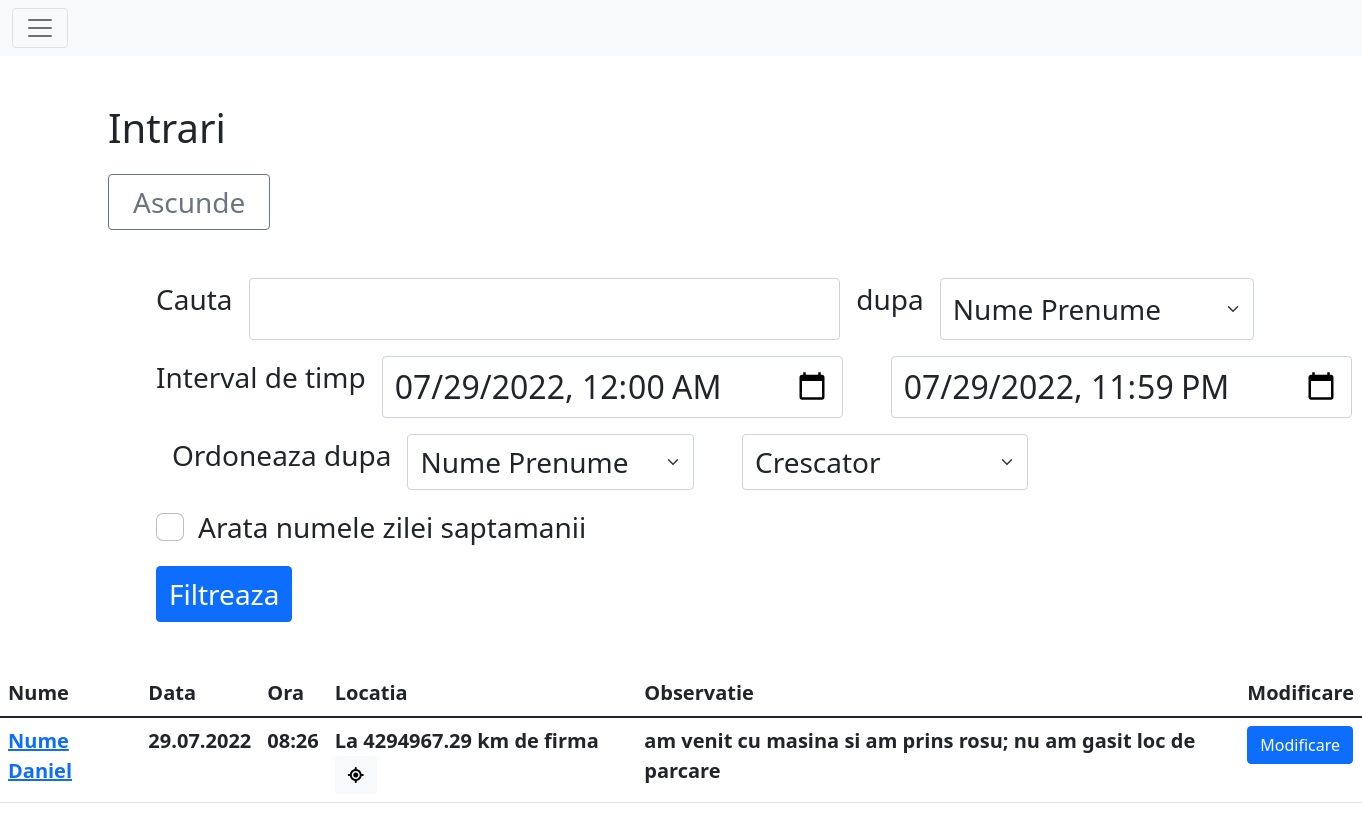
Before: /activity/intrare (signed in) with the older database file.
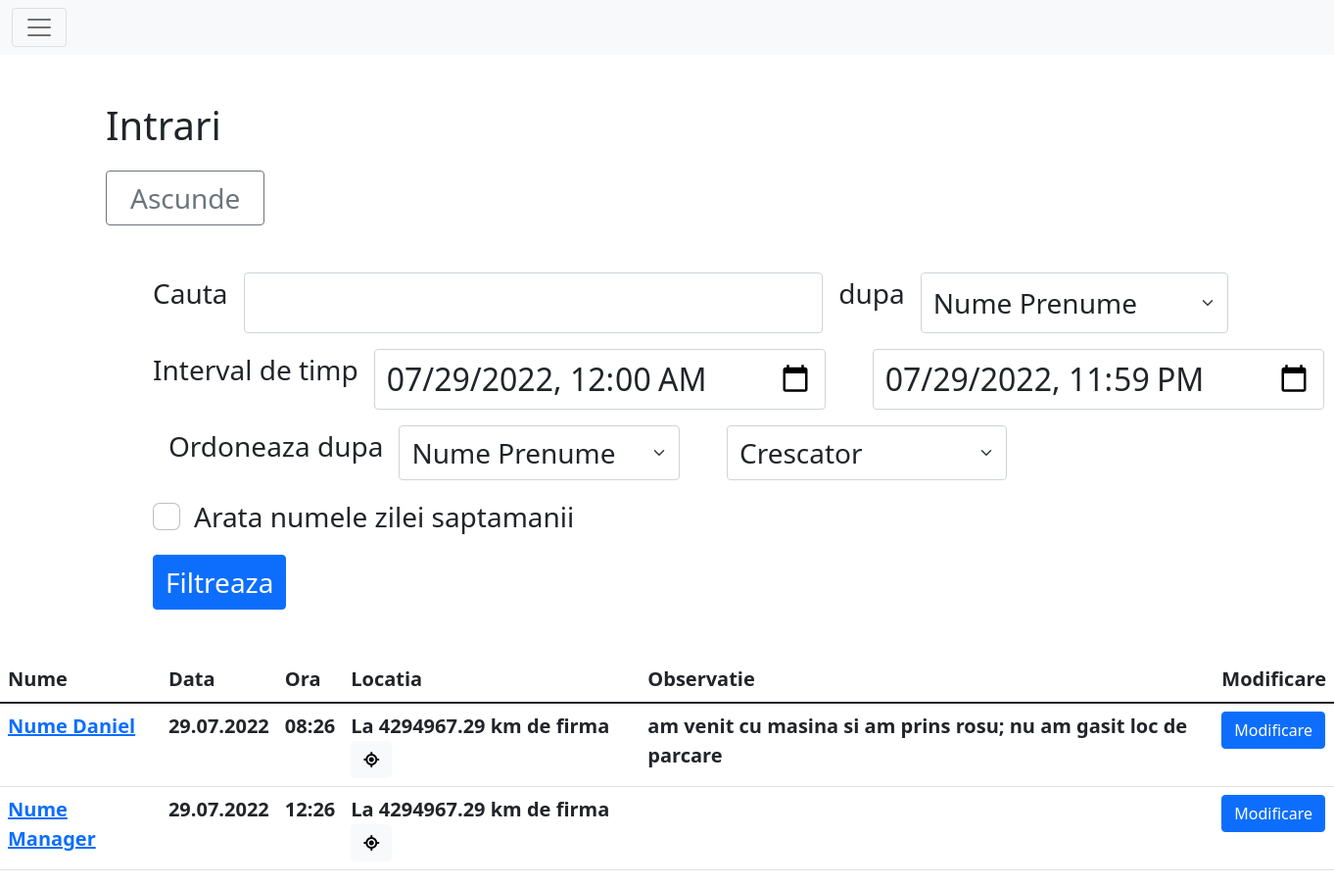
After: the same page with the newer database file.
### main/models.py (models this page shows, shortened)
class Info(models.Model):
    user = models.ForeignKey(User, null=True, on_delete=models.DO_NOTHING)
    latitude = models.DecimalField(blank=True, max_digits=11, decimal_places=8)
    longitude = models.DecimalField(blank=True, max_digits=11, decimal_places=8)
    nrcalcloc = models.IntegerField(blank=True, default=1, verbose_name="Numarul de relocari")
    datetime = models.DateTimeField(blank=True, default=datetime.datetime.strptime("01.01.2022 00:00:00", "%d.%m.%Y %H:%M:%S"))
    text = models.TextField(blank=True, max_length=300, verbose_name="observatie")
    @property
    def getCoords(self):
        return f"{self.latitude},{self.longitude}"

class Intrare(Info):
    class Meta:
        verbose_name_plural='Intrari'

class Info(models.Model):
    user = models.ForeignKey(User, null=True, on_delete=models.DO_NOTHING)
    latitude = models.DecimalField(blank=True, max_digits=11, decimal_places=8)
    longitude = models.DecimalField(blank=True, max_digits=11, decimal_places=8)
    nrcalcloc = models.IntegerField(blank=True, default=1, verbose_name="Numarul de relocari")
    datetime = models.DateTimeField(blank=True, default=datetime.datetime.strptime("01.01.2022 00:00:00", "%d.%m.%Y %H:%M:%S"))
    text = models.TextField(blank=True, max_length=300, verbose_name="observatie")
    @property
    def getCoords(self):
        return f"{self.latitude},{self.longitude}"

class User(AbstractUser):
    nume = models.CharField(blank=False, max_length=50, default="Angajat")
    email = models.EmailField(blank=True, null=False)
    telefon = models.CharField(blank=True, null=False, default='0'*10, max_length=15)
    role = models.CharField(blank=False, default="Angajat", max_length=20)
    class Meta:
        verbose_name='Utilizator'
        verbose_name_plural='Utilizatori'

class OwnSettings(models.Model):
    nrrecalcpoz = models.IntegerField(blank=False, default=3, verbose_name="Numarul de relocari")
    secafterrecalc = models.IntegerField(blank=False, default=60, verbose_name="Numarul de secunde dupa care este disponibila o relocare")
    disterror = models.FloatField(blank=False, default=10, verbose_name="Distanta in metrii acceptata ca eroare a calculului de locatie")
    program = models.CharField(blank=False, default="L Ma Mi J V S D", max_length=20)
    min_tolerated = models.IntegerField(blank=False, default=5, verbose_name="Numarul de minute tolerate in calculul celor 8 ore dintre intrare si iesire")
    harta = models.ForeignKey(Harta, null=True, on_delete=models.DO_NOTHING)
    class Meta:
        verbose_name='Setari proprii'
        verbose_name_plural='Setari'

class Forma(models.Model):
    nume = models.CharField(blank=True, default="corp", max_length=30)
    tip = models.CharField(blank=False, default="Cerc", choices=[("Cerc", "Cerc")], max_length=15)
    puncte = models.TextField(blank=False, default="0 0\n0 0")
    def getShape(self):
        model = None
        if self.tip == "Triunghi": model = geometry.Triunghi
        elif self.tip == "Patrulater": model = geometry.Patrulater
        elif self.tip == "Cerc": model = geometry.Cerc
        strpcts = self.puncte.split('\n')
        while "" in strpcts:
            strpcts.remove("")
        pcts = []
        for pctstr in strpcts:
            s = str(pctstr).replace('\r', '').replace(',', ' ').split(' ')
            pcts.append([float(s[0]), float(s[1])])
        return model(*pcts)
    class Meta:
        verbose_name='Arie pe harta'
        verbose_name_plural='Arii pe harta'

### main/views.py (the view)
# urls.py: path("activity/intrare", login_required(views.IntrareActivity.as_view()), name="intrare"),
class IntrareActivity(BaseActivityView):
    titlu = "Intrari"
    model = models.Intrare

### main/geometry.py (called while the page is built)
    @staticmethod
    def __dist(point1: list, point2: list):
        return sqrt((point1[1]-point2[1])**2 + (point1[0]-point2[0])**2)

    @property
    def center(self):
        return (self.__center[0], self.__center[1])

    @property
    def point(self):
        return (self.__point[0], self.__point[1])

### main/templatetags/mytags.py (called while the page is built)
@register.filter(name='role_at_least')
def role_at_least(user, name):
    priorit = {
        "Angajat": 1,
        "Viewer": 2,
        "Manager": 3,
        "Admin": 4,
    }
    if not user.is_authenticated:
        return False
    if name in priorit.keys():
        return priorit[user.role] >= priorit[name]
    return False

@register.filter(name='strloc')
def strloc(info: models.Info) -> str:
    return utils.locStr(info)

### main/utils.py (called while the page is built)
def getTime(info = None):
    now = None
    if info is None: now = utils.timezone.now()
    elif isinstance(info, models.Info): now = info.datetime
    elif isinstance(info, datetime.datetime): now = info
    settings_time_zone = pytz.timezone(settings.TIME_ZONE)
    now = now.astimezone(settings_time_zone)
    return now

### templates/sepAct.html (shortened to what this page needs)
{% extends 'base.html' %}
{% block content %}
{% load mytags %}
<div class="w-100 h-100 mb-5">
<div class="container-fluid m-5 fs-1">
    <h1 class="mb-3 ms-5"> {{ titlu }} </h1>
    <button id='btnSHS' title="Arata / Ascunde filtrarea" onclick="arataascunde('filter', 'btnSHS')" class="btn btn-outline-secondary btn-square-md font-weight-bold fs-3 align-self-center my-0 px-4 ms-5">Ascunde</button>
    <div class="m-5 fs-3" id="filter">
    <div class="fs-3 mt-5 mx-5 mb-3">
    <form method="get">
        <div class="d-flex flex-row mb-3">
            <p class="me-3 form-label">Cauta</p>
            <input type="search" class="form-control fs-2" name="stext" value="{{ stext }}">
            <p class="me-3 form-label ms-3">dupa</p>
            <select class="form-select flex-shrink-1 fs-3 me-5 w-50" aria-label="Default select example" name="scrit" required>
              <option {% if scrit == "nume" %}selected{% endif %} value="nume">Nume Prenume</option>
            </select>
        </div>
        <div class="d-flex flex-row mb-3">
            <p class="me-3 form-label text-nowrap">Interval de timp</p>
            <input autocomplete="off" type="datetime-local" class="form-control fs-2 me-5" id="inputDate1" pattern="[0-9]{4}-[0-9]{2}-[0-9]{2}T[0-9]{2}:[0-9]{2}" name="date1">
            <input autocomplete="off" type="datetime-local" class="form-control fs-2 me-5" id="inputDate2" pattern="[0-9]{4}-[0-9]{2}-[0-9]{2}T[0-9]{2}:[0-9]{2}" name="date2">
        </div>
        <div class="d-flex flex-row mb-3">
            <p class="me-3 form-label ms-3">Ordoneaza dupa</p>
            <select class="form-select flex-shrink-1 fs-3 me-5 w-25" aria-label="Default select example" name="ocrit">
              <option {% if ocrit == "nume" %}selected{% endif %} value="nume">Nume Prenume</option>
            </select>
            <select class="form-select flex-shrink-1 fs-3 me-5 w-25" aria-label="Default select example" name="oord" required>
              <option {% if oord == "cresc" %}selected{% endif %} value="cresc">Crescator</option>
            </select>
        </div>
        <div class="form-check mt-2">
          <input autocomplete="off" class="form-check-input" type="checkbox" value="1" id="flexCheckDefault" name="showday" {% if showday == "1" %} checked {% endif %}>
          <label class="form-check-label" for="flexCheckDefault">
            Arata numele zilei saptamanii
          </label>
        </div>
        <button type="submit" class="btn btn-primary mt-3 me-5 fs-3">Filtreaza</button>
    </form>
    </div>
    </div>
</div>
</div>
<div class="w-100 h-100">
    <table class="table table-hover fs-5">
        <thead class="">
            <tr>
                <th> Nume </th>
                <th> Data </th>
                <th> Ora </th>
                <th> Locatia </th>
                <th> Observatie </th>
                <th> Modificare </th>
            </tr>
        </thead>
        <tbody>
        {% for info in tabledata %}
            <tr>
                <th> <a href="{% url 'detaliiuser' username=info.user.username %}">{{ info.user.nume }}</a></th>
                <th> {{ info.datetime|ftime:"date" }} </th>
                <th> {{ info.datetime|ftime:"time" }} </th>
                <th> {{ info|strloc }}
                {% if info|strloc != "-" %}<button class="btn btn-light" onclick="loadMap('{{ info.getCoords|safe }}')"><i class="fa-solid fa-location-crosshairs"></i></button>{% endif %}
                </th>
                <th> {{ info.text }} </th>
                <th> <a href="{% url 'actUserFromPath' datein=info.datetime|ftime:"date" dateout=info.datetime|ftime:"date" username=info.user.username%}" class="btn btn-primary">Modificare</a> </th>
            </tr>
        {% endfor %}
        </tbody>
    </table>
</div>
{% endblock %}

Changed rows visible on the page:
added Intrare: user.nume "Nume Manager", datetime|ftime "29.07.2022", datetime|ftime "12:26", nume "La 4294967.29 km de firma"
